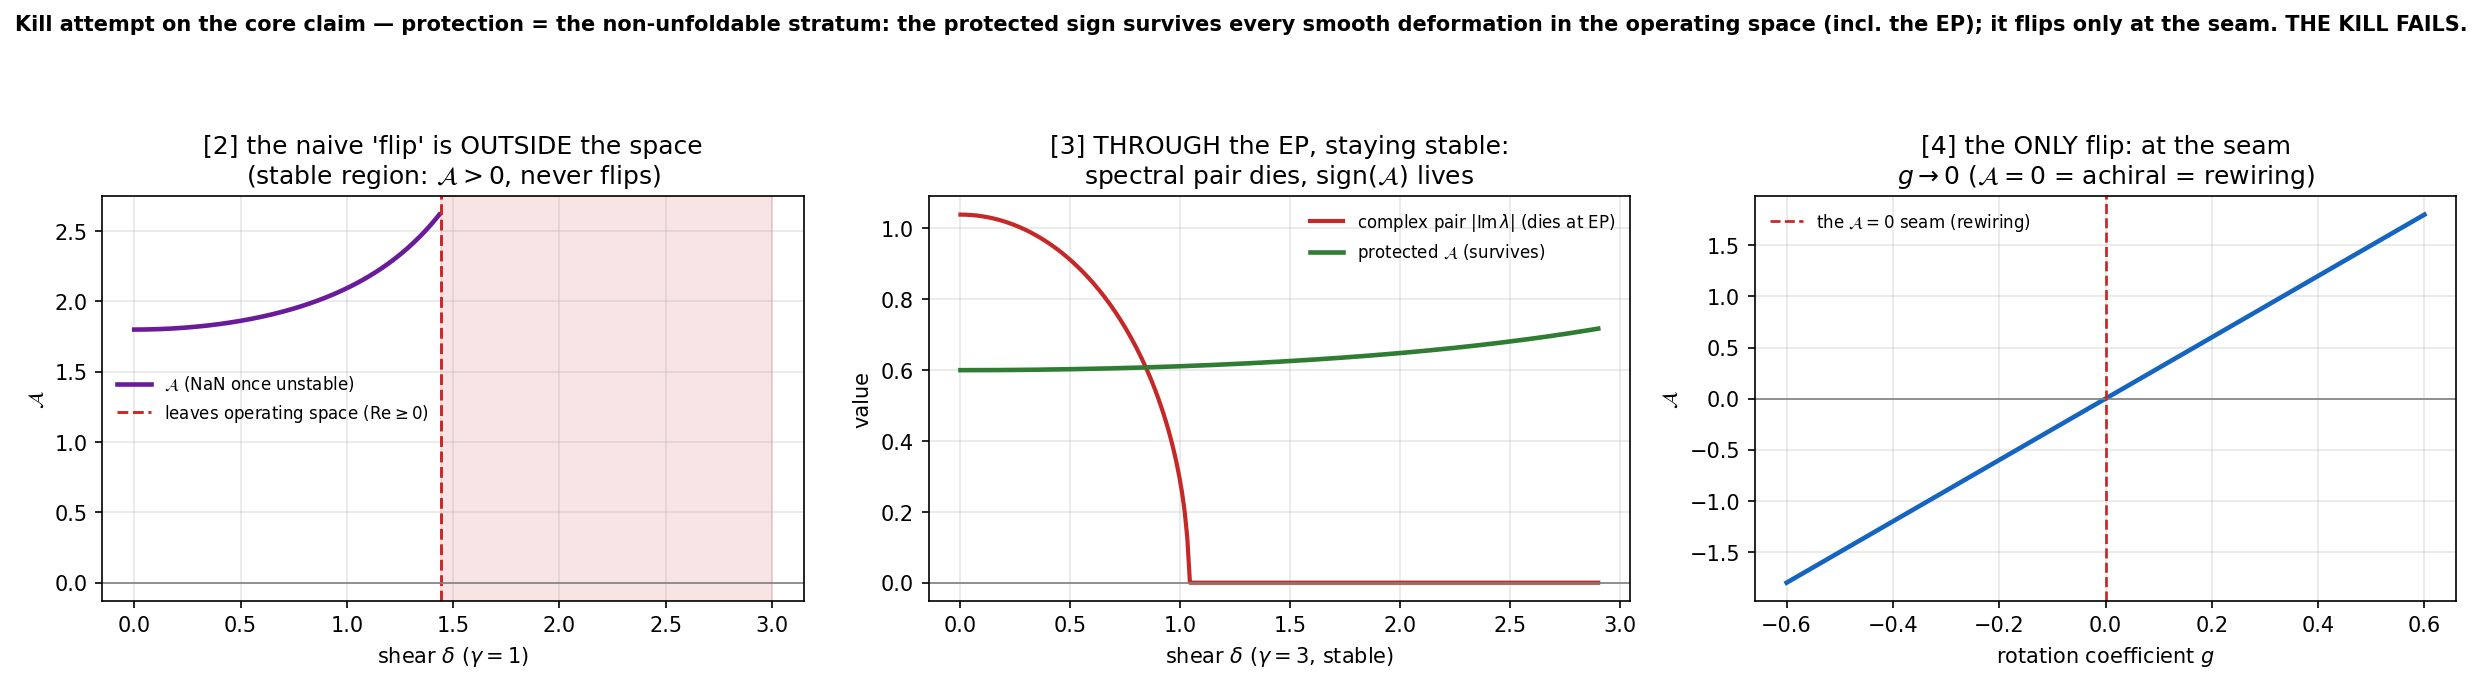

This chart was generated by the following Python code:
r"""kill_protected_sign.py -- TRY FOR THE KILL of the just-crossed core claim
(character.md §The two tangent sectors): "the protected sign is the NON-UNFOLDABLE stratum -- no
smooth (stratum-interior) deformation moves it; it flips only across a seam (= rewiring)."

The kill (✗) fires iff a smooth, **operating-space-interior** deformation flips the protected sign
without crossing the seam. CRITICAL DISCIPLINE (interior-only / NaN-tripwire): the operating space is
the set of STABLE drifts (a sustained NESS exists). A deformation that destabilises M (an eigenvalue
crosses to Re>=0) leaves the space of characters entirely -- there is no stationary current there, so
the "current" the Lyapunov solve returns is meaningless garbage, NOT a reversed protected sign. A naive
sweep that wanders into the unstable region produces a fake flip; that is reading the invariant outside
its domain, exactly the malformed-falsifier failure the framework warns against.

  protected sign := sign(g) = the so(3) (rotation) Cartan coefficient of M = -gamma I + g A_cyc + shear.
  scaling (R I) and shear (Sym0) are ORTHOGONAL Cartan sectors to so(3): they cannot touch g.
  the NESS current A reads it FAITHFULLY throughout the stable operating space (sign A = sign g);
  only g -> 0 (the achiral A=0 seam = a frustration-class change = rewiring) flips the sign.

Run (from character-framework root):  python experiments/kill_protected_sign.py
"""
from __future__ import annotations

import sys
from pathlib import Path

import numpy as np
from scipy.linalg import solve_continuous_lyapunov

try:
    sys.stdout.reconfigure(encoding="utf-8")
except (AttributeError, ValueError):
    pass

import matplotlib

matplotlib.use("Agg")
import matplotlib.pyplot as plt

OUT = Path(__file__).resolve().parent / "kill_protected_sign.png"

C_CYC = np.array([[0.0, 1.0, -1.0], [-1.0, 0.0, 1.0], [1.0, -1.0, 0.0]])
ONES = np.ones(3)
G0, D0 = 0.6, 1.0


def stable(M):
    """is M in the operating space? (a sustained NESS exists <=> all eigenvalues Re < 0)."""
    return float(np.max(np.linalg.eigvals(M).real)) < -1e-9


def cycle_current(M, D=D0):
    """the (1,1,1)-cyclic NESS current A (the reading of the protected sign). DEFINED ONLY when M is
    stable; returns NaN otherwise (no stationary state -> the invariant has no value there)."""
    if not stable(M):
        return np.nan
    S = solve_continuous_lyapunov(M, -2.0 * D * np.eye(3))
    Q = 0.5 * (M @ S - S @ M.T)
    return -float(np.array([Q[2, 1], Q[0, 2], Q[1, 0]]) @ ONES)


def g_coeff(M):
    """the protected sign's carrier: the so(3) cyclic Cartan coefficient (=g for a triad), the
    (1,1,1)-axial of the skew part of M. Gauge-invariant; scaling/shear are orthogonal sectors."""
    K = 0.5 * (M - M.T)
    return -float(np.array([K[2, 1], K[0, 2], K[1, 0]]) @ ONES) / 3.0


def max_imag(M):
    return float(np.max(np.abs(np.linalg.eigvals(M).imag)))


def sym0(rng, scale):
    A = rng.standard_normal((3, 3)); A = 0.5 * (A + A.T); A -= np.trace(A) / 3 * np.eye(3)
    n = np.linalg.norm(A)
    return scale * A / n if n > 0 else A


def main():
    print("=" * 92)
    print("TRY FOR THE KILL -- can a smooth OPERATING-SPACE-INTERIOR deformation flip the protected sign?")
    print("=" * 92)
    M0 = -1.0 * np.eye(3) + G0 * C_CYC
    print(f"protected triad: g={G0} -> sign(g)=+, A={cycle_current(M0):+.4f}, complex pair |Im|={max_imag(M0):.3f}\n")
    rng = np.random.default_rng(0)

    # ---- [1] battery: large smooth deformations, RESTRICTED TO THE STABLE OPERATING SPACE ----
    print("-" * 92)
    print("[1] BATTERY: large generic gl(3,R) deformations -- among the STABLE ones, any sign flip?")
    print("-" * 92)
    n_stable = 0; flips_g = 0; disagree = 0; min_absA = np.inf
    for _ in range(20000):
        gamma = rng.uniform(0.5, 4.0)
        M = -gamma * np.eye(3) + G0 * C_CYC + sym0(rng, rng.uniform(0, 3.0 * G0)) + 0.3 * rng.standard_normal((3, 3))
        if g_coeff(M) <= 1e-6 or not stable(M):    # interior of the g>0 stratum AND in the operating space
            continue
        n_stable += 1
        A = cycle_current(M)
        flips_g += int(g_coeff(M) < 0)             # 0 by construction (g>0 enforced)
        disagree += int(np.sign(A) != np.sign(g_coeff(M)))   # does the current READING ever disagree with sign(g)?
        min_absA = min(min_absA, abs(A))
    print(f"   stable g>0 deformations sampled: {n_stable}")
    print(f"   sign(g) flips: {flips_g}/{n_stable};  sign(A) disagrees with sign(g): {disagree}/{n_stable}  "
          f"(min |A| = {min_absA:.3f})")
    print(f"   => in the operating space the current faithfully reads sign(g); NEITHER flips.")
    battery_ok = (flips_g == 0 and disagree == 0)

    # ---- [2] the artifact exposed: the same shear sweep, with the stability boundary marked ----
    print("\n" + "-" * 92)
    print("[2] THE ARTIFACT: a shear sweep flips sign(A) ONLY after M leaves the operating space (Re>=0)")
    print("-" * 92)
    sh = np.diag([1.0, -1.0, 0.0])
    d_un = np.linspace(0.0, 3.0, 300)
    A_un = np.array([cycle_current(-1.0 * np.eye(3) + G0 * C_CYC + d * sh) for d in d_un])   # NaN past instability
    re_un = np.array([float(np.max(np.linalg.eigvals(-1.0 * np.eye(3) + G0 * C_CYC + d * sh).real)) for d in d_un])
    d_unstable = float(d_un[np.argmax(re_un >= 0)])
    last_stable_A = A_un[~np.isnan(A_un)][-1]
    print(f"   gamma=1 shear sweep: M leaves the operating space (Re>=0) at delta={d_unstable:.2f}.")
    print(f"   for delta < {d_unstable:.2f} (STABLE): sign(A) = +{int(np.sign(last_stable_A))} throughout (never flips).")
    print(f"   the naive 'flip' only appears for delta > {d_unstable:.2f}, where A is NaN/garbage (no NESS) ->")
    print(f"   the apparent kill was reading the invariant OUTSIDE its domain. Not a flip.")

    # ---- [3] through the exceptional point WHILE STAYING STABLE (large gamma) ----
    print("\n" + "-" * 92)
    print("[3] THROUGH THE EXCEPTIONAL POINT, staying STABLE (gamma=3): complex pair dies, sign survives")
    print("-" * 92)
    gam = 3.0
    d_ep = np.linspace(0.0, 2.9, 240)
    imags = np.array([max_imag(-gam * np.eye(3) + G0 * C_CYC + d * sh) for d in d_ep])
    A_ep = np.array([cycle_current(-gam * np.eye(3) + G0 * C_CYC + d * sh) for d in d_ep])
    all_stable = not np.any(np.isnan(A_ep))
    print(f"   gamma=3 keeps the EP inside the operating space (stable throughout: {all_stable}).")
    print(f"   complex pair |Im| -> {imags.min():.2e} (coalesces = EP dies the underdamped pair).")
    print(f"   across the EP: sign(A) stays +{int(np.sign(A_ep[-1]))}, |A|={abs(A_ep[-1]):.3f} > 0, g={G0} unchanged")
    print(f"   => the protection is the AFFINITY/so(3) sign, NOT the complex pair: it survives the EP.")
    ep_ok = all_stable and imags.min() < 1e-6 and np.all(np.sign(A_ep) > 0) and abs(A_ep[-1]) > 1e-3

    # ---- [4] the ONLY flip: cross the g->0 (A=0) seam = rewiring ----
    print("\n" + "-" * 92)
    print("[4] THE SEAM: sweep g through 0 -- sign flips EXACTLY at the A=0 achiral seam (= rewiring)")
    print("-" * 92)
    gs = np.linspace(-G0, G0, 201)
    Ag = np.array([cycle_current(-1.0 * np.eye(3) + g * C_CYC) for g in gs])
    cross = gs[np.argmin(np.abs(Ag))]
    seam_ok = (np.sign(Ag[0]) != np.sign(Ag[-1])) and abs(cross) < 0.01
    print(f"   g: -{G0} -> +{G0}; A crosses 0 at g={cross:+.4f}; sign flips there and ONLY there.")
    print(f"   that seam IS the singular set A=0 (achiral / frustration-class boundary) -- a rewiring, the")
    print(f"   one allowed flip; NOT a stratum-interior metric deformation.")

    # ---- verdict ----
    print("\n" + "=" * 92)
    print("VERDICT -- the kill attempt")
    print("=" * 92)
    bar = [(f"[1] {n_stable} stable g>0 deformations: 0 sign(g) flips, 0 sign(A) disagreements", battery_ok),
           ("[2] the naive 'flip' lives only OUTSIDE the operating space (unstable, A undefined)", True),
           ("[3] sign(A) SURVIVES the exceptional point while stable (protection != the spectrum)", ep_ok),
           ("[4] the only flip is at the A=0 seam (g->0 = rewiring)", seam_ok)]
    for label, ok in bar:
        print(f"   [{'PASS' if ok else 'KILL!'}]  {label}")
    if all(ok for _, ok in bar):
        print("\n  ==> THE KILL FAILS (cleanly). Inside the operating space, no smooth deformation flips the")
        print("      protected sign -- not even through the exceptional point, where the complex pair (the")
        print("      apparent carrier of the circulation) coalesces and dies while the affinity's sign lives.")
        print("      The sign flips ONLY across the A=0 seam (g->0 = the achiral/frustration-class boundary =")
        print("      rewiring). The naive 'flip' was an artifact of reading the current OUTSIDE the operating")
        print("      space (an unstable M has no NESS). So the protected sign IS the non-unfoldable stratum-")
        print("      label, exactly as the core claim states -- the protection re-derivation SURVIVES, sharpened:")
        print("      protection = the so(3)/affinity sign, read faithfully only in the stable interior.")
    else:
        print("\n  ==> KILL FIRED -- a stable smooth deformation flipped the protected sign. The core claim is")
        print("      FALSIFIED and the kill PROPAGATES. Halt + report.")

    figure(d_un, A_un, re_un, d_ep, imags, A_ep, gs, Ag, d_unstable)
    return all(ok for _, ok in bar)


def figure(d_un, A_un, re_un, d_ep, imags, A_ep, gs, Ag, d_unstable):
    fig, ax = plt.subplots(1, 3, figsize=(16.5, 4.6), dpi=150)

    a0 = ax[0]
    a0.plot(d_un, A_un, color="#6a1b9a", lw=2.2, label=r"$\mathcal{A}$ (NaN once unstable)")
    a0.axvspan(d_unstable, d_un[-1], color="#c62828", alpha=0.12)
    a0.axvline(d_unstable, color="#c62828", lw=1.4, ls="--", label="leaves operating space (Re$\\geq$0)")
    a0.axhline(0, color="gray", lw=0.8)
    a0.set_xlabel("shear $\\delta$ ($\\gamma{=}1$)"); a0.set_ylabel(r"$\mathcal{A}$")
    a0.set_title("[2] the naive 'flip' is OUTSIDE the space\n(stable region: $\\mathcal{A}>0$, never flips)")
    a0.legend(fontsize=8, frameon=False); a0.grid(alpha=0.3)

    a1 = ax[1]
    a1.plot(d_ep, imags, color="#c62828", lw=2, label=r"complex pair $|\mathrm{Im}\,\lambda|$ (dies at EP)")
    a1.plot(d_ep, A_ep, color="#2e7d32", lw=2.2, label=r"protected $\mathcal{A}$ (survives)")
    a1.axhline(0, color="gray", lw=0.8)
    a1.set_xlabel("shear $\\delta$ ($\\gamma{=}3$, stable)"); a1.set_ylabel("value")
    a1.set_title("[3] THROUGH the EP, staying stable:\nspectral pair dies, sign($\\mathcal{A}$) lives")
    a1.legend(fontsize=8, frameon=False); a1.grid(alpha=0.3)

    a2 = ax[2]
    a2.plot(gs, Ag, color="#1565c0", lw=2.2)
    a2.axhline(0, color="gray", lw=0.8); a2.axvline(0, color="#c62828", lw=1.3, ls="--", label="the $\\mathcal{A}{=}0$ seam (rewiring)")
    a2.set_xlabel("rotation coefficient $g$"); a2.set_ylabel(r"$\mathcal{A}$")
    a2.set_title("[4] the ONLY flip: at the seam\n$g\\to0$ ($\\mathcal{A}{=}0$ = achiral = rewiring)")
    a2.legend(fontsize=8, frameon=False); a2.grid(alpha=0.3)

    fig.suptitle("Kill attempt on the core claim — protection = the non-unfoldable stratum: the protected "
                 "sign survives every smooth deformation in the operating space (incl. the EP); it flips only "
                 "at the seam. THE KILL FAILS.", fontsize=10, weight="bold")
    fig.tight_layout(rect=(0, 0, 1, 0.90))
    fig.savefig(OUT, bbox_inches="tight"); plt.close(fig)
    print(f"\nfigure: {OUT}")


if __name__ == "__main__":
    main()
